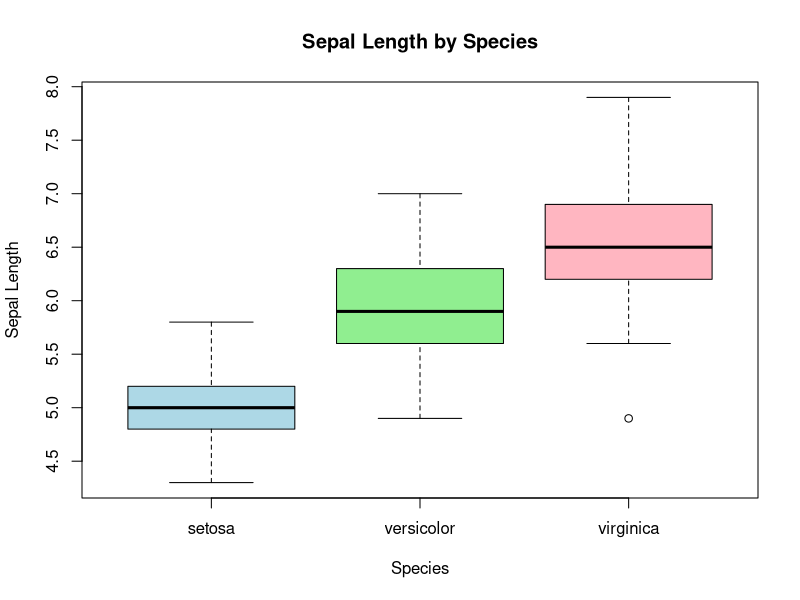
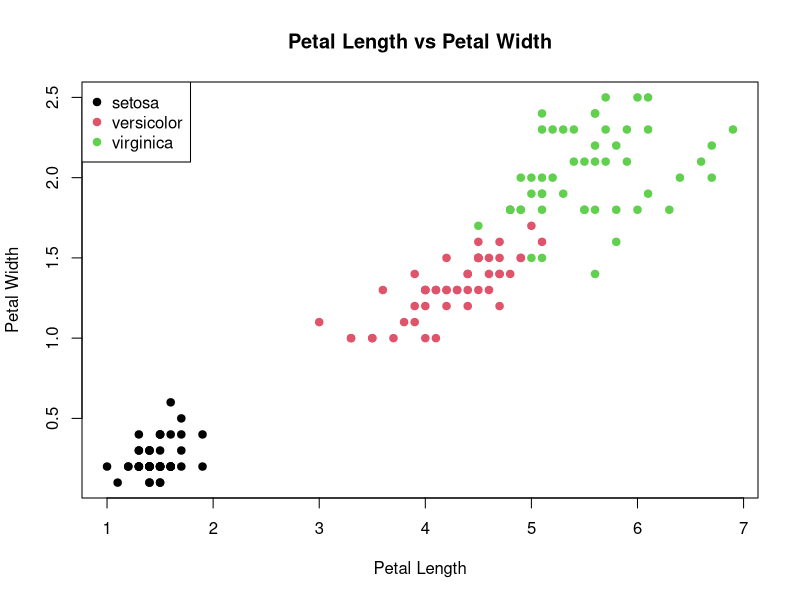

These figures' R source, in order:
#=================================================
# 1. Commute Time Analysis
#=================================================

# Given commute times (in minutes)
time <- c(17, 16, 20, 24, 22, 15, 21, 15, 17, 22)

#-------------------------------------------------
# a) Find longest (max) and minimum commute time
#-------------------------------------------------

max_time <- max(time)
min_time <- min(time)

max_time
min_time

#-------------------------------------------------
# b) Correct the mistake: 24 should be 18
#-------------------------------------------------

time[time == 24] <- 18
time

# New average after correction
avg_time <- mean(time)
avg_time

#-------------------------------------------------
# c) Count how many times commute was 20 minutes or more
#-------------------------------------------------

count_20 <- sum(time >= 20)
count_20

#=================================================
# 2. Iris Dataset Analysis
#=================================================

# Load iris dataset
data(iris)

#-------------------------------------------------
# 2(a) Dimension, Structure, Summary & SD
#-------------------------------------------------

# Dimension
dim(iris)

# Structure
str(iris)

# Summary statistics
summary(iris)

# Standard deviation of all numeric features
sapply(iris[, 1:4], sd)

#-------------------------------------------------
# 2(b) Mean & SD grouped by Species
#-------------------------------------------------

aggregate(iris[, 1:4],
          by = list(Species = iris$Species),
          FUN = mean)

aggregate(iris[, 1:4],
          by = list(Species = iris$Species),
          FUN = sd)

#-------------------------------------------------
# 2(c) Quantile values of Sepal Length & Width
#-------------------------------------------------

quantile(iris$Sepal.Length)
quantile(iris$Sepal.Width)

#=================================================
# 3. Data Visualization
#=================================================

#-------------------------------------------------
# 3(a) Box plot of Sepal Length grouped by Species
#-------------------------------------------------

boxplot(Sepal.Length ~ Species,
        data = iris,
        main = "Sepal Length by Species",
        xlab = "Species",
        ylab = "Sepal Length",
        col = c("lightblue", "lightgreen", "lightpink"))

#-------------------------------------------------
# 3(b) Scatter plot of Petal Length vs Width by Species
#-------------------------------------------------

plot(iris$Petal.Length, iris$Petal.Width,
     col = iris$Species,
     pch = 19,
     xlab = "Petal Length",
     ylab = "Petal Width",
     main = "Petal Length vs Petal Width")

legend("topleft",
       legend = levels(iris$Species),
       col = 1:3,
       pch = 19)

#-------------------------------------------------
# 3(c) Correlation among four features
#-------------------------------------------------

cor(iris[, 1:4])

#=================================================
# 4. Logistic Regression on Iris Dataset
#=================================================

set.seed(123)

#-------------------------------------------------
# 4(a) Split data: 80% Training, 20% Testing
#-------------------------------------------------

index <- sample(1:nrow(iris), 0.8 * nrow(iris))

train_data <- iris[index, ]
test_data <- iris[-index, ]

# Logistic Regression Model
# Target: Species
# Features: Petal.Length & Petal.Width

model <- glm(Species ~ Petal.Length + Petal.Width,
             data = train_data,
             family = "binomial")

summary(model)

#-------------------------------------------------
# 4(b) Predict probabilities using test data
#-------------------------------------------------

probabilities <- predict(model, test_data, type = "response")
head(probabilities)

#-------------------------------------------------
# 4(c) Create Confusion Matrix
#-------------------------------------------------

predicted_class <- ifelse(probabilities > 0.5,
                          levels(train_data$Species)[2],
                          levels(train_data$Species)[1])

table(Predicted = predicted_class,
      Actual = test_data$Species)
